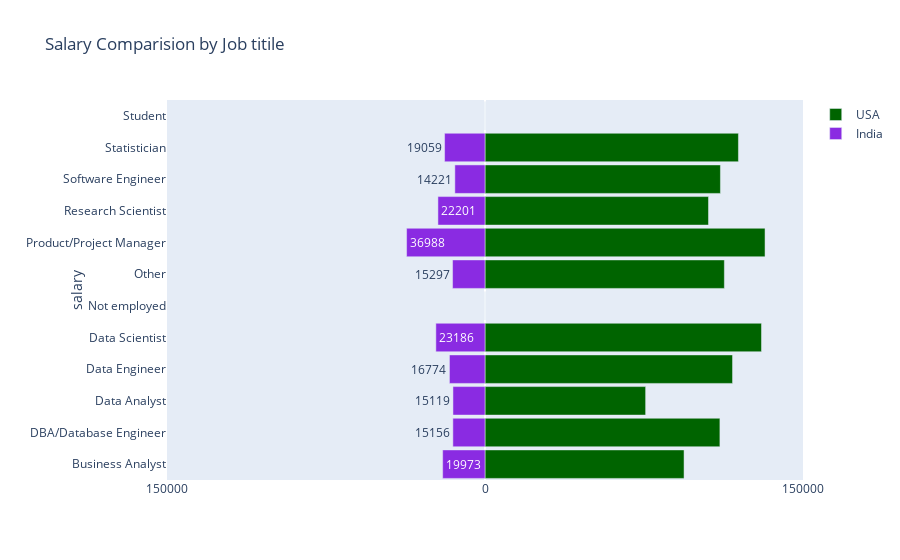

Notebook code for this chart:
### Markdown cell above
Now there is a huge difference in terms of payscale between India and US at an overall level.

US companies pays 7 times more than India to their working professionals.Even if we consider the fact that cost of living and other expenses in US are higher than India still 7 times higher pay will definitely make things liltle bit easier for you 😊

Let's look at the salaries by designations in both the countries

### Code cell
Salary = round(df_IndUSA.pivot_table(index="Q5", columns="Q3", values="income").fillna(0))
India_Salary = Salary['India'].values*-1
USA_Salary = Salary['USA'].values

y = Salary.index

layout = go.Layout(yaxis=go.layout.YAxis(title='salary'),
                   xaxis=go.layout.XAxis(
                       range=[-150000, 150000],
                       tickvals=[-150000, 0, 150000],
                       ticktext=[150000, 0, 150000]),
                   barmode='overlay',
                   title='Salary Comparision by Job titile',
                   bargap=0.1)

data = [go.Bar(y=y,
               x=USA_Salary,
               orientation='h',
               name='USA',
               hoverinfo='x',
               marker=dict(color='darkgreen')
               ),
        go.Bar(y=y,
               x=India_Salary,
               orientation='h',
               name='India',
               text= -1* India_Salary.astype('int'),
               hoverinfo='text',
               marker=dict(color='blueviolet')
               )]

py.iplot(dict(data=data, layout=layout), filename='EXAMPLES/bar_pyramid')

### Figure 1 — Plotly figure (JSON) as saved in the notebook; plotly's stock layout.template omitted (floating-point values rounded to 4 significant figures)
{"data": [{"hoverinfo": "x", "marker": {"color": "darkgreen"}, "name": "USA", "orientation": "h", "type": "bar", "x": [93893, 110800, 75771, 116764, 130419, 0, 112905, 132094, 105420, 111054, 119543, 0], "y": ["Business Analyst", "DBA/Database Engineer", "Data Analyst", "Data Engineer", "Data Scientist", "Not employed", "Other", "Product/Project Manager", "Research Scientist", "Software Engineer", "Statistician", "Student"]}, {"hoverinfo": "text", "marker": {"color": "blueviolet"}, "name": "India", "orientation": "h", "text": [19973, 15156, 15119, 16774, 23186, 0, 15297, 36988, 22201, 14221, 19059, 0], "type": "bar", "x": [-19973, -15156, -15119, -16774, -23186, 0, -15297, -36988, -22201, -14221, -19059, 0], "y": ["Business Analyst", "DBA/Database Engineer", "Data Analyst", "Data Engineer", "Data Scientist", "Not employed", "Other", "Product/Project Manager", "Research Scientist", "Software Engineer", "Statistician", "Student"]}], "layout": {"bargap": 0.1, "barmode": "overlay", "title": {"text": "Salary Comparision by Job titile"}, "xaxis": {"range": [-150000, 150000], "ticktext": [150000, 0, 150000], "tickvals": [-150000, 0, 150000]}, "yaxis": {"title": {"text": "salary"}}}}
